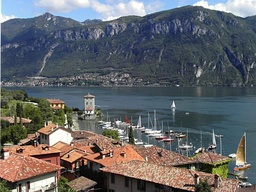
#> input picture Parte02/Ex1/lake.jpg, 256 x 192 px, shrunk from 780 x 585 before the run, found by its file name
$ python main.py
#> lines starting #> are read from the running program, lines starting #| are printed output that depends on the picture
#!/usr/bin/env python3
# shebang line for linux / mac

from copy import deepcopy
import cv2  # import the opencv library
import numpy as np

# main function, where our code should be


def main():
    print("python main function")

    # Reading the image from disk
    original_image = cv2.imread('/home/ville/Documents/savi_25-26_student/Parte02/Ex1/lake.jpg', cv2.IMREAD_COLOR)
#> original_image is the input picture: shape (192, 256, 3); mean B, G, R 104.2, 100.9, 98.7
    # cv2.imshow('Original', image)

    # Make the image darker on the right hand side
    h, w, channels = original_image.shape
#> h = 192; w = 256; channels = 3
    factor = 1
    middle_width = round(w / 2)
#> middle_width = 128

    factors = np.linspace(1, 0, 100)
    print('factors = ' + str(factors))

    for factor in factors:  # progressive nightfall

        # createa  new copy of the original to make sure we start from the beggining
        image = deepcopy(original_image)

        for y in range(0, h):  # iterate all rows
            for x in range(middle_width, w):  # iterating cols from middle to last
                bgr = original_image[y, x, :]  # get the value from the original image
                bgr_darkened = bgr * factor
                image[y, x, :] = bgr_darkened  # daken the imagw

        cv2.imshow('Darkened', image)
        cv2.waitKey(25)  #
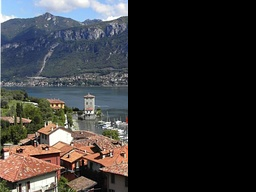
#> image: shape (192, 256, 3); mean B, G, R 54, 53.5, 54.4

    cv2.waitKey(0)  # 0 means wait forever until a key is pressed


if __name__ == '__main__':
    main()
